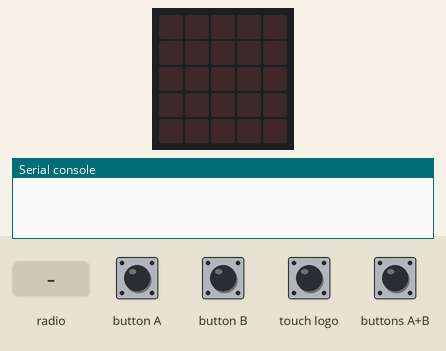
Recording of a program running on a simulated BBC micro:bit (MakeCode). On the bench: the board's 5×5 LED display, the last lines printed to the serial console. The inputs (shaded band) are chosen by the test bench. No radio messages arrive unless stated (any console line starting 'radio sent:' is added by the test bench).

Above: at 1.2 s.
1.3 s: button A pressed for 0.15 s
At 1.9 s:
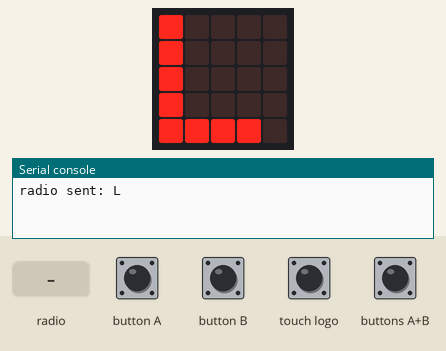
2.9 s: button B pressed for 0.15 s
At 4.2 s:
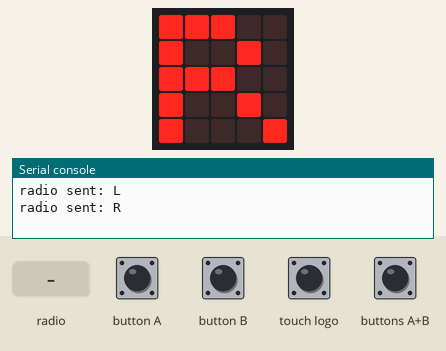
4.5 s: touch logo pressed for 0.15 s
At 5.5 s:
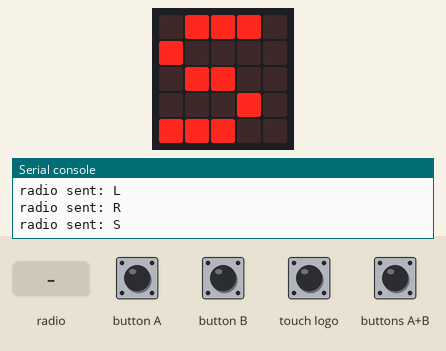
6.1 s: buttons A+B pressed for 0.15 s
At 6.7 s:
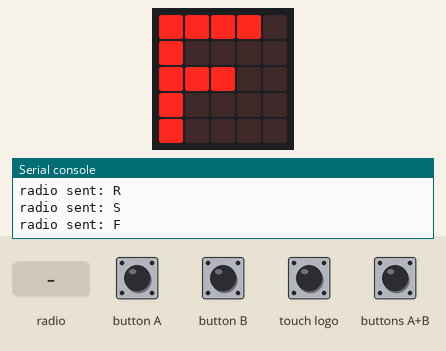
7.7 s: radio message "S" arrives
At 8.4 s:
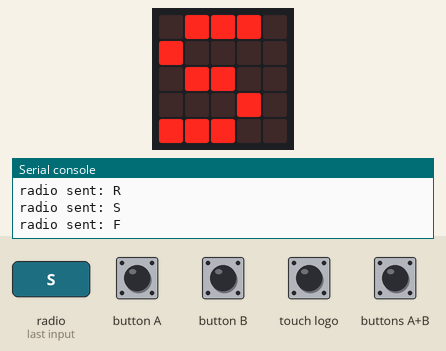
9.2 s: radio message "L" arrives
At 9.6 s:
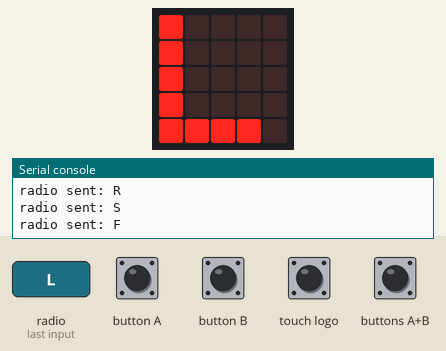
Timing chart, 0 to 11.7 s (numbered marks = the images above; inputs shaded):
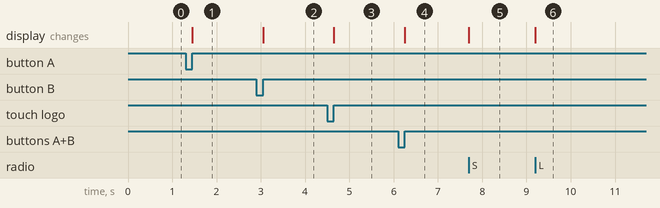

Measured:
- after the input at 1.3 s, the display: changes after 0.15 s (image 1)
- after the input at 2.9 s, the display: changes after 0.15 s (image 2)
- after the input at 4.5 s, the display: changes after 0.15 s (image 3)
- after the input at 6.1 s, the display: changes after 0.15 s (image 4)
- after the input at 7.7 s, the display: changes at once (image 5)
- after the input at 9.2 s, the display: changes at once (image 6)

The program:

main.ts
```typescript
input.onLogoEvent(TouchButtonEvent.Pressed, function () {
    radio.sendString("S")
    basic.showString("S")
})
input.onButtonPressed(Button.A, function () {
    radio.sendString("L")
    basic.showString("L")
})
input.onButtonPressed(Button.AB, function () {
    radio.sendString("F")
    basic.showString("F")
})
radio.onReceivedString(function (receivedString) {
    basic.showString(receivedString)
})
input.onButtonPressed(Button.B, function () {
    radio.sendString("R")
    basic.showString("R")
})
radio.setGroup(1)
```

test.ts
```typescript
// 테스트는 여기로 이동합니다; 이 패키지가 확장으로 사용될 때 컴파일되지 않을 것 입니다.
```
